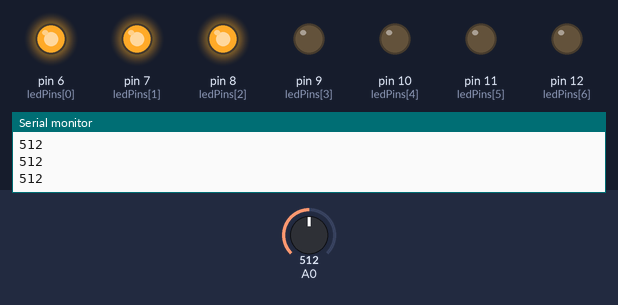
Recording of a sketch running on a simulated Arduino Uno, built with avr-gcc and run on an emulated ATmega328P. Parts: output pins drawn as LEDs (lit = HIGH), the last lines printed to the serial monitor. Inputs (shaded band) come from the test bench; at power-on: A0 = 512.

Above: at 1.2 s.
1.3 s: A0 set to 573
2.8 s: A0 set to 593
At 4.0 s:
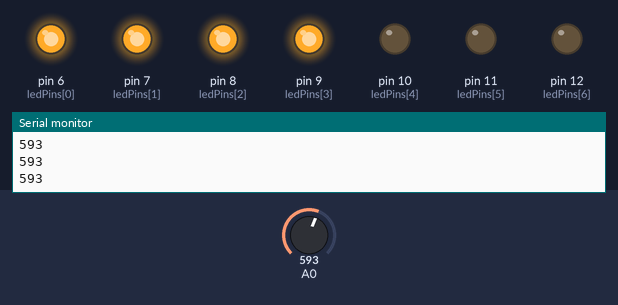
4.3 s: A0 set to 306
At 5.1 s:
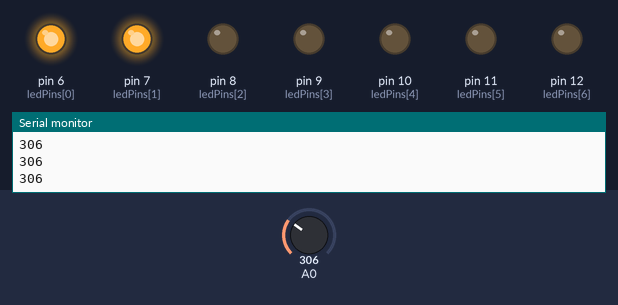
5.8 s: A0 set to 284
At 6.3 s:
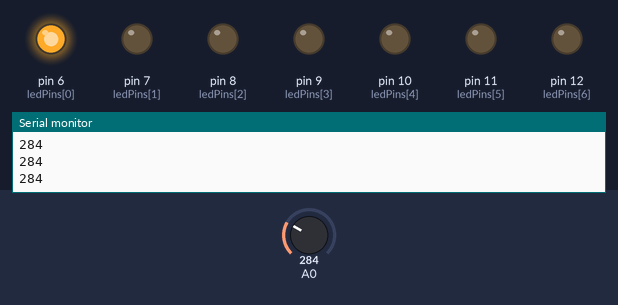
7.3 s: A0 set to 156
8.8 s: A0 set to 130
At 9.9 s:
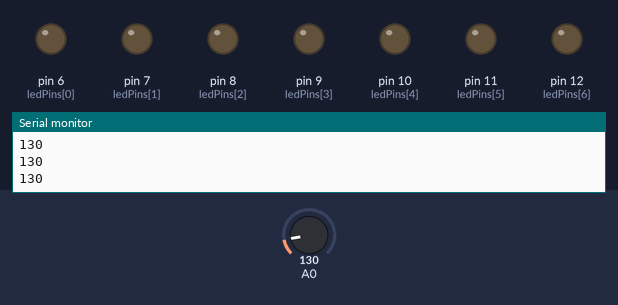
Timing chart, 0 to 11.3 s (numbered marks = the images above; inputs shaded):
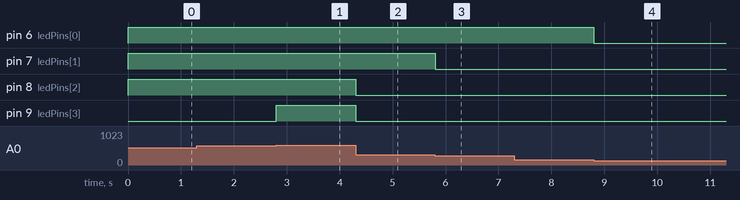

Measured:
- the behaviour switches between 582 and 583 on A0 (found by bisection; images 0 and 1)
- the behaviour switches between 292 and 291 on A0 (found by bisection; images 2 and 3)
- the behaviour switches between 146 and 145 on A0 (found by bisection; images 3 and 4)
- after the input at 2.8 s, pin 9 (ledPins[3]): LOW → HIGH at once
- after the input at 4.3 s, pin 8 (ledPins[2]), pin 9 (ledPins[3]): HIGH → LOW at once
- after the input at 5.8 s, pin 7 (ledPins[1]): HIGH → LOW at once
- after the input at 8.8 s, pin 6 (ledPins[0]): HIGH → LOW at once

The sketch:

wdi_lab.ino
```cpp
const int ledCount = 7;

int ledPins[] = {
  6, 7, 8, 9, 10, 11, 12
};   // an array of pin numbers to which LEDs are attached


void setup() {
  pinMode(A0, INPUT);
  // loop over the pin array and set them all to output:
  for (int thisLed = 0; thisLed < ledCount; thisLed++) {
    pinMode(ledPins[thisLed], OUTPUT);
  }

  Serial.begin(9600);
}

void loop() {
  Serial.println(analogRead(A0));

  int ledLevel = map(analogRead(A0), 0, 1019, 0, ledCount);

  for (int thisLed = 0; thisLed < ledCount; thisLed++) {
    if (thisLed < ledLevel) {
      digitalWrite(ledPins[thisLed], HIGH);
    } else {
      digitalWrite(ledPins[thisLed], LOW);
    }
  }
}
```
